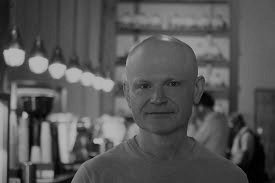
#> input picture static/images.jpeg, 275 x 183 px
$ python main.py
#> lines starting #> are read from the running program, lines starting #| are printed output that depends on the picture
### cv.py
import cv2
import numpy as np
import matplotlib.pyplot as plt

class ComputerVision:

    def __init__(self,image_path):
#> called with image_path = 'static/images.jpeg'
        self.img = cv2.imread(image_path)
#> self.img is the input picture: shape (183, 275, 3); min 0, max 188, mean 86.6

    def whitening(self):
        gray = cv2.cvtColor(self.img, cv2.COLOR_BGR2GRAY)
        n, m = gray.shape
#> n = 183; m = 275
        mean = np.mean(gray)
#> mean = 86.6
        var = np.var(gray)
#> var = 1384.5
        sigma = var**0.5
#> sigma = 37.21
        gray = (gray - mean)/sigma
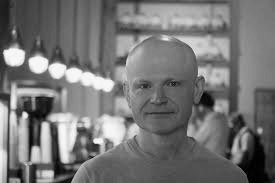
#> gray: shape (183, 275) float64; min -2.33, max 2.73, mean -1.36e-16; drawn with min black and max white
#> in show_image, `cv2.imshow("output",img)`:
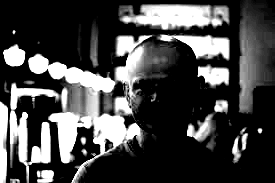
#> window 'output': shape (183, 275); min 0, max 255, mean 70.5
#> in show_image, `cv2.imwrite('./static/whitening.png',img)`:
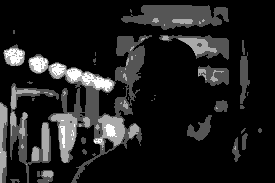
#> saved as whitening.png: shape (183, 275); min 0, max 3, mean 0.366; drawn with min black and max white
        return gray

    def history_equalization(self):
        gray = cv2.cvtColor(self.img, cv2.COLOR_BGR2GRAY)
        n, m = gray.shape
#> n = 183; m = 275
        hist = np.histogram(gray, bins=range(256))[0]
#> hist = 255 values, max 858 at index 68, min 0 at index 189, mean 197.4
        plt.plot(hist)
        plt.show()
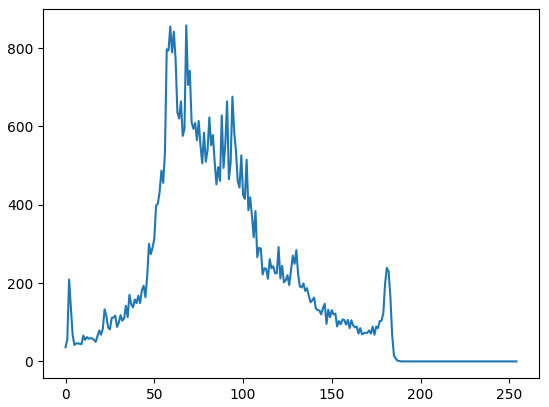
#> figure drawn by matplotlib, 1 panel; curve peaks at x = 68, y = 858
        cummulative_sum=[]
        cummulative_sum.append(hist[0])
        for i in range(1,len(hist)):
            cummulative_sum.append(cummulative_sum[i-1]+hist[i])
#> after the loop, cummulative_sum = 255 values from 36 to 50325
        plt.plot(cummulative_sum)
        plt.show()
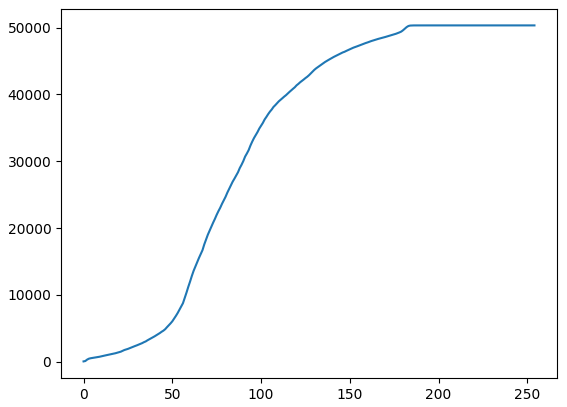
#> figure drawn by matplotlib, 1 panel; curve peaks at x = 188, y = 50325
        for i in range(len(gray)):
            for j in range(len(gray[i])):
                gray[i][j] = (255*cummulative_sum[int(gray[i][j])])/(n*m)
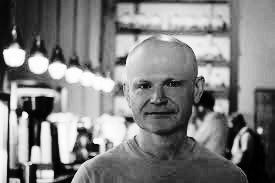
#> gray: shape (183, 275); min 0, max 255, mean 128.1
        return gray


    @staticmethod
    def show_image(img):
        cv2.imshow("output",img)
        cv2.imwrite('./static/whitening.png',img)
        cv2.waitKey(0)
        cv2.destroyAllWindows()
        return

    @staticmethod
    def plt_image(img,cmap):
        plt.imshow(img, cmap=cmap)
        plt.show()
        return

### main.py
from cv import *

if __name__ == '__main__':

    comvis = ComputerVision("static/images.jpeg")
    output = comvis.whitening()
    ComputerVision.show_image(output)
    #ComputerVision.plt_image(output,'gray')
    output2 = comvis.history_equalization()
    ComputerVision.plt_image(output2,'gray')
